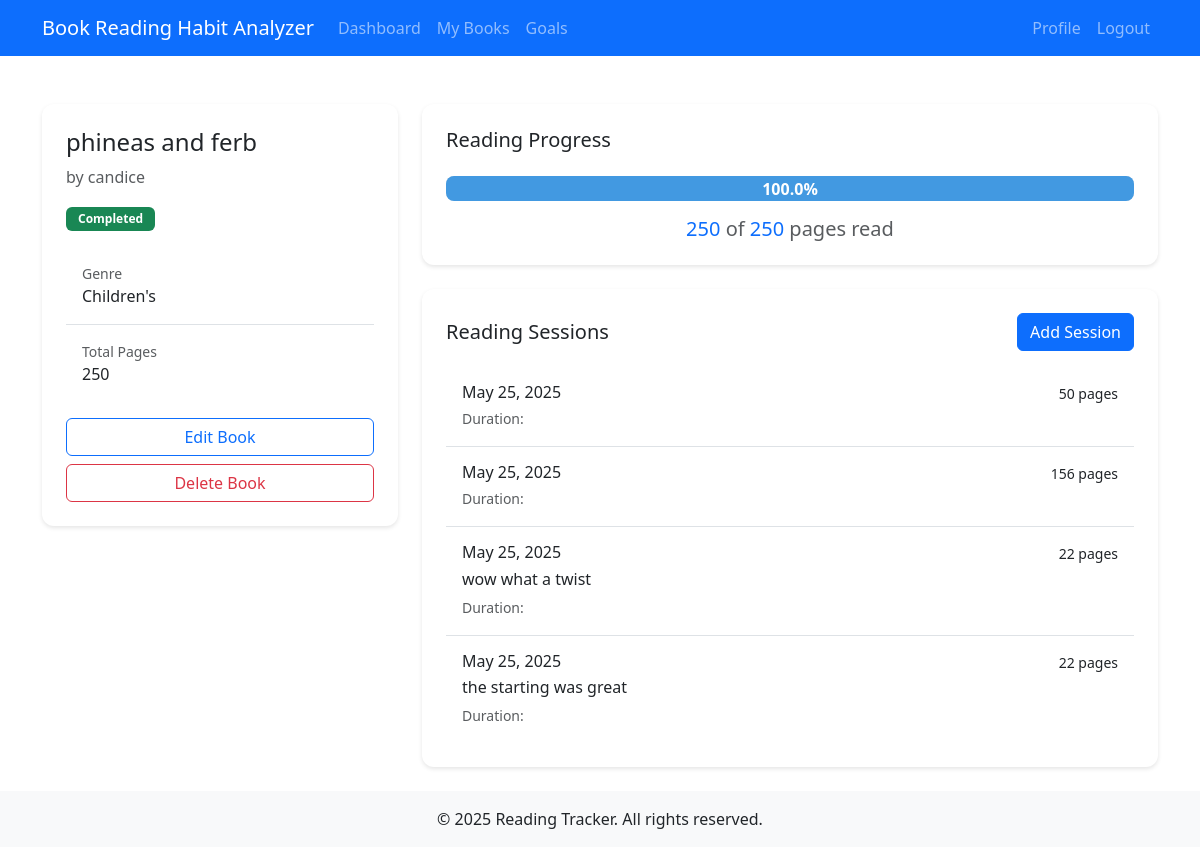
Screenshot of /books/11/ (signed in) with the database file from the repository.
### reading_tracker/models.py (models this page shows, shortened)
class Book(models.Model):
    READING_STATUS = (
        ('CR', 'Currently Reading'),
        ('CO', 'Completed'),
        ('AB', 'Abandoned'),
        ('TB', 'To Be Read')
    )
    GENRE_CHOICES = [
        ('Fiction', (
            ('FIC_LIT', 'Literary Fiction'),
            ('FIC_MYS', 'Mystery'),
            ('FIC_THR', 'Thriller'),
            ('FIC_SFF', 'Science Fiction/Fantasy'),
            ('FIC_ROM', 'Romance'),
            ('FIC_HIS', 'Historical Fiction'),
        )),
        ('Non-Fiction', (
            ('NON_BIO', 'Biography/Memoir'),
            ('NON_HIS', 'History'),
            ('NON_SCI', 'Science'),
            ('NON_TECH', 'Technology'),
            ('NON_SELF', 'Self-Help'),
            ('NON_BUS', 'Business'),
            ('NON_PHIL', 'Philosophy'),
        )),
        ('Other', (
            ('OTH_POET', 'Poetry'),
            ('OTH_DRAMA', 'Drama'),
            ('OTH_COMIC', 'Comics/Graphic Novels'),
            ('OTH_CHILD', 'Children\'s'),
            ('OTH_YA', 'Young Adult'),
            ('OTH_OTHER', 'Other'),
        )),
    ]
    title = models.CharField(max_length=200)
    author = models.CharField(max_length=200)
    isbn = models.CharField(max_length=13, blank=True)
    total_pages = models.IntegerField()
    genre = models.CharField(max_length=20, choices=[
        (code, name) for category, subcategories in GENRE_CHOICES
        for code, name in (subcategories if isinstance(subcategories, tuple) else [(category, subcategories)])
    ])
    user = models.ForeignKey(User, on_delete=models.CASCADE)
    status = models.CharField(max_length=2, choices=READING_STATUS, default='TB')
    cover_image = models.ImageField(upload_to='book_covers', blank=True)
    created_at = models.DateTimeField(auto_now_add=True)
    updated_at = models.DateTimeField(auto_now=True)
    class Meta:
        ordering = ['-created_at']

class ReadingSession(models.Model):
    user = models.ForeignKey(User, on_delete=models.CASCADE)
    book = models.ForeignKey(Book, on_delete=models.CASCADE)
    pages_read = models.IntegerField()
    start_time = models.DateTimeField()
    end_time = models.DateTimeField()
    notes = models.TextField(blank=True)
    created_at = models.DateTimeField(auto_now_add=True)
    def duration(self):
        return self.end_time - self.start_time
    class Meta:
        ordering = ['-start_time']

### reading_tracker/views.py (the view)
# urls.py: path('books/<int:pk>/', views.book_detail, name='book_detail'),
@login_required
def book_detail(request, pk):
    book = get_object_or_404(Book, pk=pk, user=request.user)
    sessions = ReadingSession.objects.filter(book=book).order_by('-start_time')
    total_pages_read = sessions.aggregate(Sum('pages_read'))['pages_read__sum'] or 0
    reading_progress = (total_pages_read / book.total_pages) * 100 if book.total_pages > 0 else 0
    sessions_data = list(sessions.values('start_time', 'pages_read'))
    chart_data = {
        'dates': [session['start_time'].strftime('%Y-%m-%d') for session in sessions_data],
        'pages': [session['pages_read'] for session in sessions_data]
    }
    return render(request, 'reading_tracker/book_detail.html', {
        'book': book,
        'sessions': sessions,
        'reading_progress': reading_progress,
        'pages_read': total_pages_read,
        'chart_data': chart_data,
        'just_completed': request.GET.get('just_completed') == 'true'
    })

### templates/reading_tracker/book_detail.html (shortened to what this page needs)
{% extends 'base.html' %}
{% load static %}
{% block content %}
<div class="container">
    <div class="row">
        <div class="col-md-4">
            <div class="card mb-4">
                <div class="card-body">
                    <h2 class="card-title h4">{{ book.title }}</h2>
                    <p class="text-muted mb-3">by {{ book.author }}</p>
                    <div class="mb-3">
                        <span class="badge book-status-badge
                            {% if book.status == 'CO' %}bg-success
                            {% elif book.status == 'CR' %}bg-primary
                            {% elif book.status == 'AB' %}bg-danger
                            {% else %}bg-secondary{% endif %}">
                            <span class="book-status-text">
                                {% if book.status == 'CO' %}Completed
                                {% elif book.status == 'CR' %}Currently Reading
                                {% elif book.status == 'AB' %}Abandoned
                                {% else %}Not Started{% endif %}
                            </span>
                        </span>
                    </div>
                    <div class="list-group list-group-flush mb-3">
                        <div class="list-group-item">
                            <small class="text-muted d-block">Genre</small>
                            {{ book.get_genre_display }}
                        </div>
                        <div class="list-group-item">
                            <small class="text-muted d-block">Total Pages</small>
                            {{ book.total_pages }}
                        </div>
                    </div>
                    <div class="d-grid gap-2">
                        <a href="{% url 'edit_book' book.pk %}" class="btn btn-outline-primary">Edit Book</a>
                        <a href="{% url 'delete_book' book.pk %}" class="btn btn-outline-danger">Delete Book</a>
                    </div>
                </div>
            </div>
        </div>
        <div class="col-md-8">
            <div class="card mb-4">
                <div class="card-body">
                    <h5 class="card-title mb-4">Reading Progress</h5>
                    <div class="progress mb-3" style="height: 25px;">
                        <div class="progress-bar" role="progressbar"
                             style="width: {{ reading_progress }}%; font-size: 1rem; font-weight: 600;"
                             aria-valuenow="{{ reading_progress }}" aria-valuemin="0" aria-valuemax="100">
                            {{ reading_progress|floatformat:1 }}%
                        </div>
                    </div>
                    <p class="text-muted text-center h5 mb-0">
                        <span class="text-primary">{{ pages_read }}</span> of <span class="text-primary">{{ book.total_pages }}</span> pages read
                    </p>
                </div>
            </div>
            <div class="card">
                <div class="card-body">
                    <div class="d-flex justify-content-between align-items-center mb-3">
                        <h5 class="card-title mb-0">Reading Sessions</h5>
                        <a href="{% url 'add_reading_session' book_id=book.pk %}" class="btn btn-primary">Add Session</a>
                    </div>
                    {% if sessions %}
                        <div class="list-group">
                            {% for session in sessions %}
                                <div class="list-group-item">
                                    <div class="d-flex w-100 justify-content-between">
                                        <h6 class="mb-1">{{ session.start_time|date }}</h6>
                                        <small>{{ session.pages_read }} pages</small>
                                    </div>
                                    {% if session.notes %}
                                        <p class="mb-1">{{ session.notes }}</p>
                                    {% endif %}
                                    <small class="text-muted">
                                        Duration: {{ session.duration|time:"H:i" }}
                                    </small>
                                </div>
                            {% endfor %}
                        </div>
                    {% else %}
                        <p class="text-muted">No reading sessions recorded yet.</p>
                    {% endif %}
                </div>
            </div>
        </div>
    </div>
</div>
{% endblock %}

### static/css/style.css (style rules this page uses)
body { min-height: 100vh; display: flex; flex-direction: column; }
.progress { height: 10px; margin: 10px 0; }

### templates/reading_tracker/book_detail.html (style rules this page uses)
.progress { background-color: #e9ecef; border-radius: 8px; box-shadow: inset 0 1px 2px rgba(0,0,0,0.1); }
.progress-bar { background-color: #4299e1; transition: width 0.6s ease; }
.card { border: none; box-shadow: 0 2px 4px rgba(0,0,0,0.1); border-radius: 12px; }
.card-body { padding: 1.5rem; }
.list-group-item { border-left: none; border-right: none; padding: 1rem; }
.list-group-item:first-child { border-top: none; }
.list-group-item:last-child { border-bottom: none; }
.badge { padding: 0.5em 1em; font-weight: 600; }

### rows the page displays
Book: title "phineas and ferb", author "candice", genre "Children's", total_pages "250"
ReadingSession: start_time "May 25, 2025", pages_read "50"
ReadingSession: start_time "May 25, 2025", pages_read "156"
ReadingSession: start_time "May 25, 2025", pages_read "22", notes "wow what a twist"
ReadingSession: start_time "May 25, 2025", pages_read "22", notes "the starting was great"

### other values shown
{{ reading_progress|floatformat:1 }} "100.0"
{{ pages_read }} "250"
